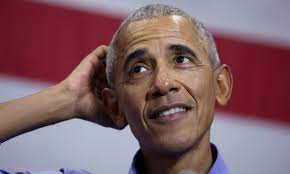
#> input picture train/obama/images.jpg, 290 x 174 px, given in place of images.jpeg, which was not available
$ python '8. essentialfunction.py'
#> lines starting #> are read from the running program, lines starting #| are printed output that depends on the picture; after the words box and inside, x2 and y2 are one past the last pixel; in counts of white or black regions, pixels touching at a corner belong together; pictures that were not available may be replaced by others from this repository, and a replacement may not be noted
import cv2 as cv
img = cv.imread("./images/images.jpeg")
#> img is the input picture: shape (174, 290, 3); mean B, G, R 102.3, 95.8, 128.6
cv.imshow("default", img)
#converting to gray
gray = cv.cvtColor(img, cv.COLOR_BGR2GRAY)
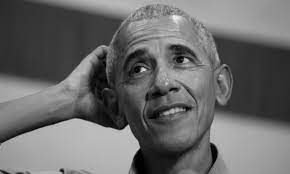
#> gray: shape (174, 290); min 0, max 243, mean 106.4
# img_hsv = color.rgb2hsv(img)  #using skimage
cv.imshow("Gray", gray)

#blur
blur = cv.GaussianBlur(img, (3,3), cv.BORDER_DEFAULT)
cv.imshow("blur", blur)

#edge cacade finding edges
canny = cv.Canny(img, 125, 175)
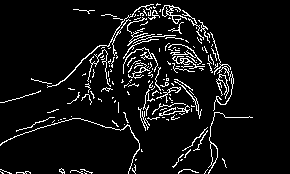
#> canny: shape (174, 290); 7.1% white in thin lines or dots, all inside (x1, y1, x2, y2) = (0, 3, 253, 174)
cv.imshow("Canny Edges", canny)

canny = cv.Canny(blur, 125, 175)
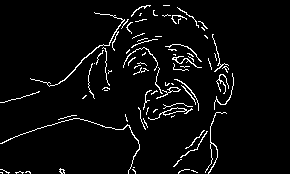
#> canny: shape (174, 290); 4.3% white in thin lines or dots, all inside (x1, y1, x2, y2) = (0, 5, 234, 174)
cv.imshow("Canny with blur", canny)

#dilating image
dilated = cv.dilate(canny, (7,7), iterations=3)
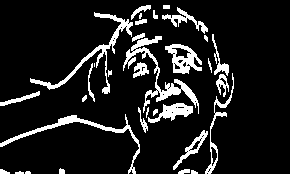
#> dilated: shape (174, 290); 11.7% white; 33 white regions (5 under 20 px), largest, box (x1, y1, x2, y2) and area: (123, 36, 199, 114) 1007, (30, 12, 133, 94) 875, (0, 114, 140, 174) 754
cv.imshow("Dilated", dilated)

#erroding of edges ie getting back edges
eroded = cv.erode(dilated, (3,3), iterations=1)
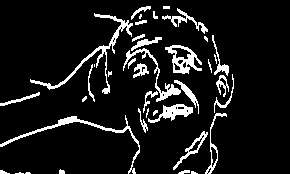
#> eroded: shape (174, 290); 9.5% white; 39 white regions (11 under 20 px), largest, box (x1, y1, x2, y2) and area: (30, 13, 133, 94) 716, (0, 115, 140, 174) 597, (165, 45, 202, 74) 454
cv.imshow("Eroded", eroded)

# resize and crop
resized = cv.resize(img, (500,500), interpolation=cv.INTER_CUBIC ) #interpolation has diff option to meke it look nicer
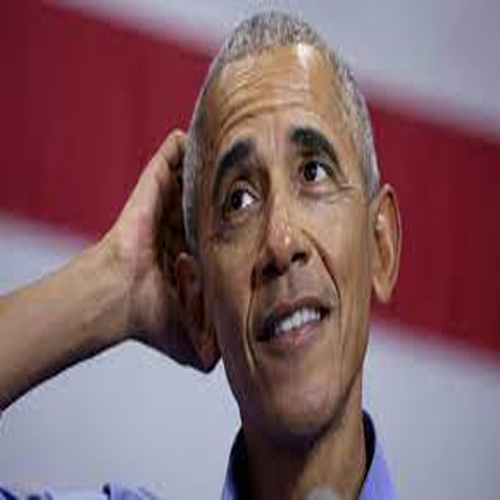
#> resized: shape (500, 500, 3); mean B, G, R 102.3, 95.8, 128.6
cv.imshow("Resized", resized)

#cropping or chopping
croped = img[20:100, 50:100]
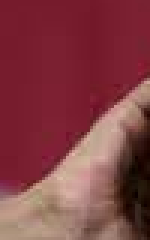
#> croped: shape (80, 50, 3) (shown 3 times larger); mean B, G, R 67.3, 62.2, 130.1
cv.imshow("Cropped", croped)

cv.waitKey(0)

$ run again, with train/obama/16723221568690.jpg copied over train/obama/images.jpg
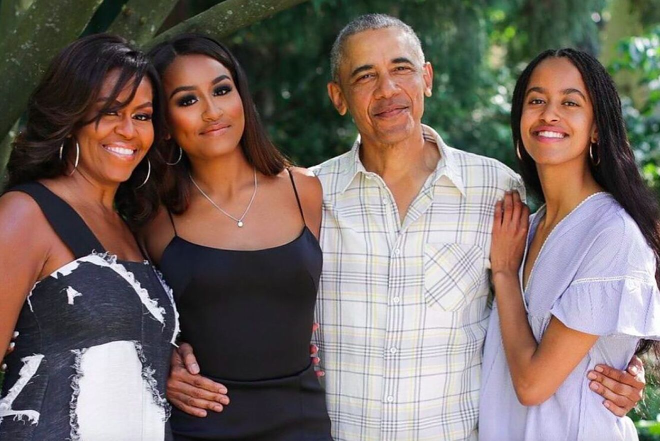
#> input picture train/obama/16723221568690.jpg, 1320 x 881 px, given in place of images.jpeg, which was not available (shown at 1/2 size)
#> img is the input picture: shape (881, 1320, 3); mean B, G, R 101.8, 107.6, 120.8
#> `canny = cv.Canny(img, 125, 175)`:
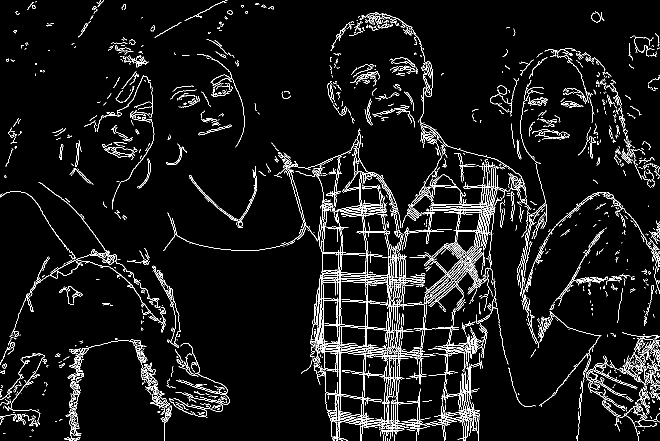
#> canny: shape (881, 1320) (shown at 1/2 size); 5.8% white in thin lines or dots
#> dilated: shape (881, 1320); 8.9% white; 393 white regions (36 under 20 px), largest, box (x1, y1, x2, y2) and area: (344, 257, 803, 881) 13161, (814, 180, 1062, 622) 11014, (130, 679, 344, 881) 5678
#> eroded: shape (881, 1320); 7.5% white; 438 white regions (77 under 20 px), largest, box (x1, y1, x2, y2) and area: (344, 258, 803, 881) 11233, (814, 259, 1023, 622) 8010, (130, 680, 344, 881) 4930
#> `croped = img[20:100, 50:100]`:
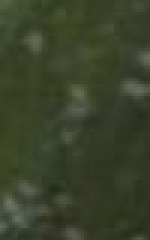
#> croped: shape (80, 50, 3) (shown 3 times larger); mean B, G, R 42.3, 65.4, 58.1

$ run again, with train/obama/Barack-Obama-5efdc12a59bd48dd8da8ca2816d50a66.jpg copied over train/obama/images.jpg
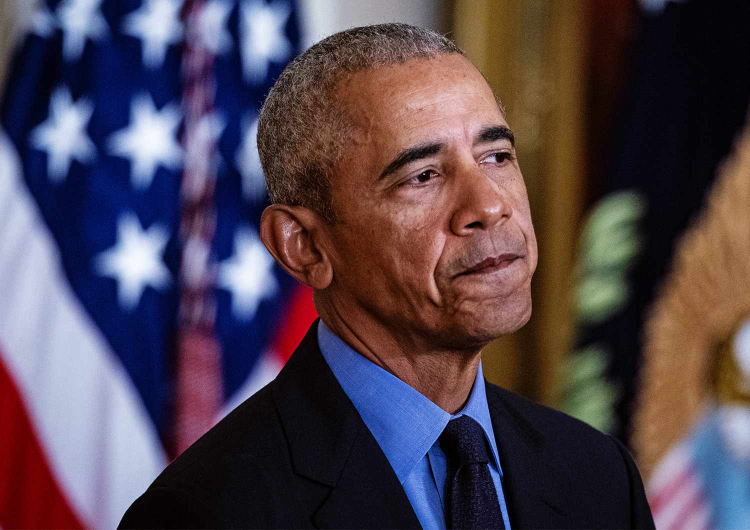
#> input picture train/obama/Barack-Obama-5efdc12a59bd48dd8da8ca2816d50a66.jpg, 1500 x 1060 px, given in place of images.jpeg, which was not available (shown at 1/2 size)
#> img is the input picture: shape (1060, 1500, 3); mean B, G, R 79.1, 67.5, 81.4
#> `canny = cv.Canny(img, 125, 175)`:
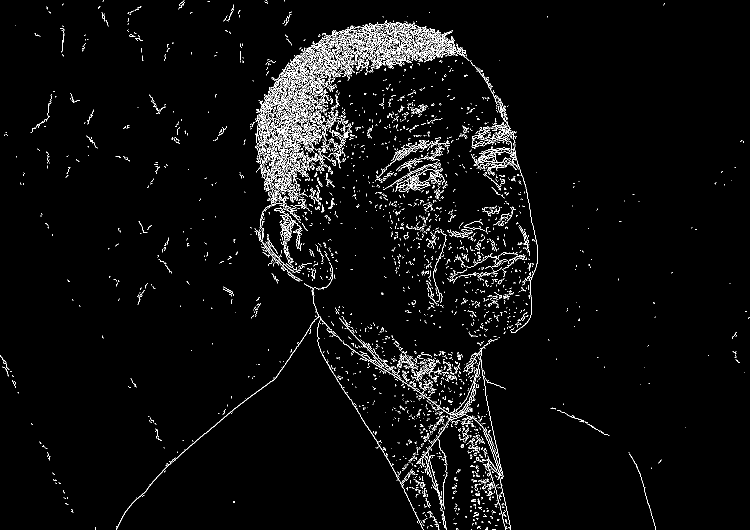
#> canny: shape (1060, 1500) (shown at 1/2 size); 3.3% white in thin lines or dots
#> dilated: shape (1060, 1500); 3% white; 300 white regions (105 under 20 px), largest, box (x1, y1, x2, y2) and area: (635, 633, 1022, 1060) 7131, (613, 44, 936, 141) 6508, (943, 133, 1076, 667) 3433
#> eroded: shape (1060, 1500); 2.5% white in thin lines or dots, all inside (x1, y1, x2, y2) = (76, 0, 1312, 1060)
#> `croped = img[20:100, 50:100]`:
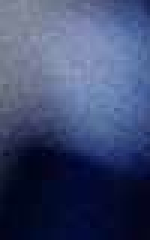
#> croped: shape (80, 50, 3) (shown 3 times larger); mean B, G, R 110.1, 73.7, 62.2

$ run again, with train/obama/download (1).jpg copied over train/obama/images.jpg
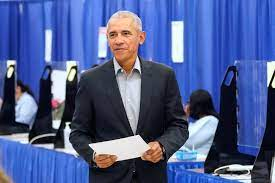
#> input picture train/obama/download (1).jpg, 275 x 183 px, given in place of images.jpeg, which was not available
#> img is the input picture: shape (183, 275, 3); mean B, G, R 144.3, 92.7, 76.6
#> dilated: shape (183, 275); 18.1% white; 24 white regions (8 under 20 px), largest, box (x1, y1, x2, y2) and area: (79, 0, 256, 183) 5477, (0, 2, 79, 147) 1778, (31, 103, 90, 183) 745
#> eroded: shape (183, 275); 15.4% white; 29 white regions (12 under 20 px), largest, box (x1, y1, x2, y2) and area: (79, 0, 256, 183) 4566, (14, 3, 79, 134) 1207, (31, 104, 90, 183) 632
#> `croped = img[20:100, 50:100]`:
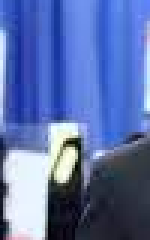
#> croped: shape (80, 50, 3) (shown 3 times larger); mean B, G, R 170.7, 111.9, 90.9
